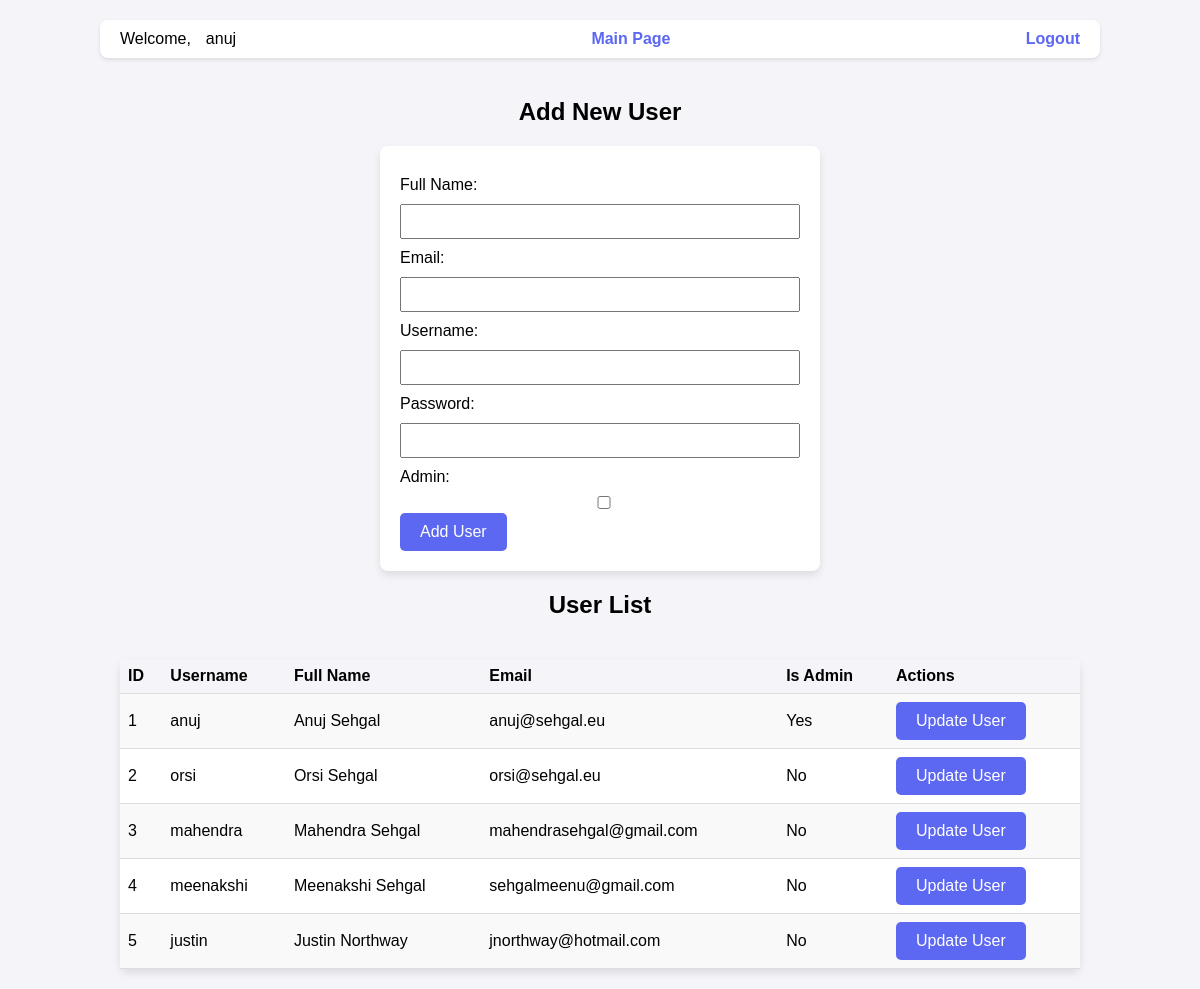
Page /admin (signed in) on the earlier database version.
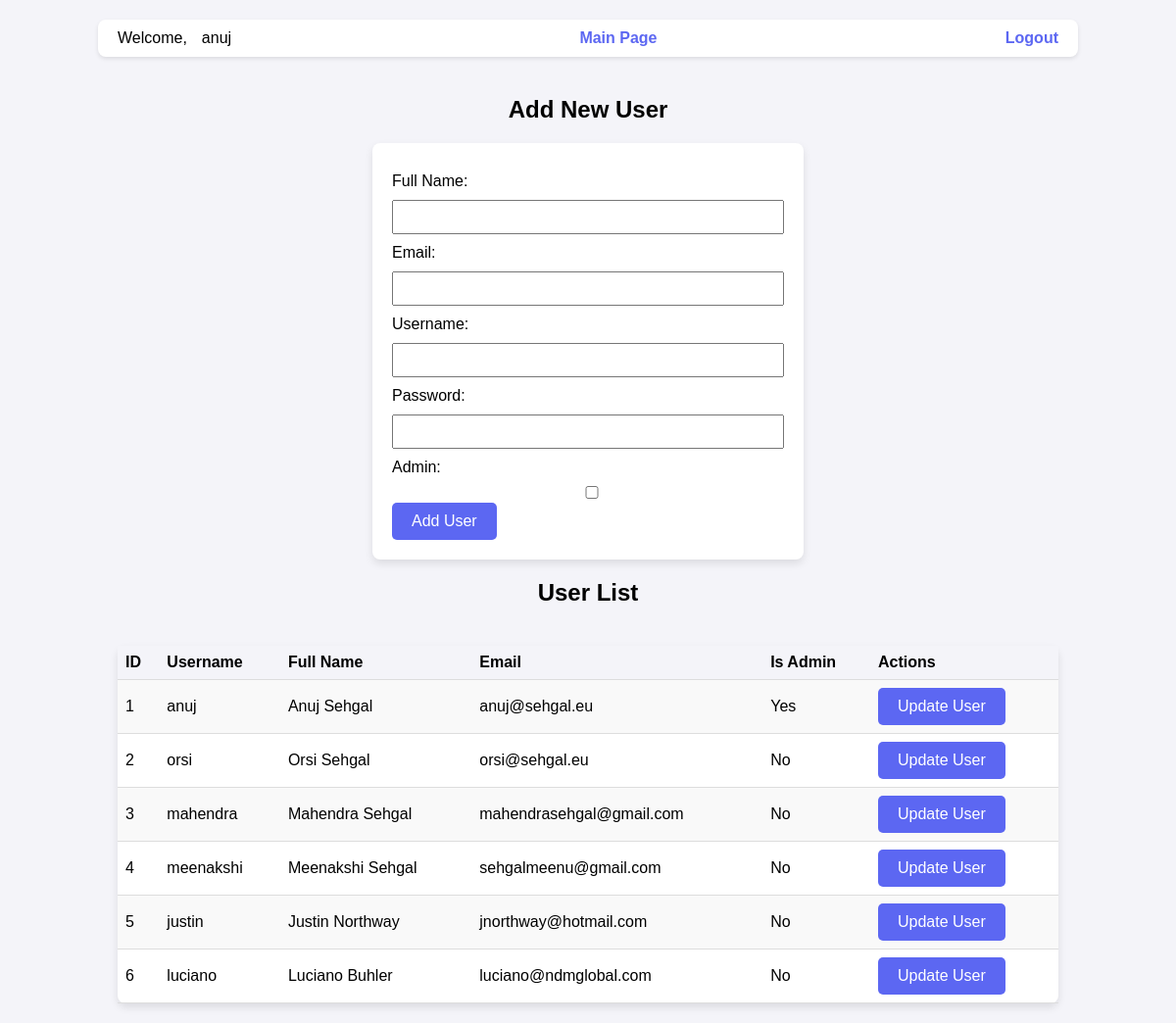
Same page on the later database version.
### tables this page shows
CREATE TABLE users (
                     id INTEGER PRIMARY KEY AUTOINCREMENT,
                     username TEXT UNIQUE NOT NULL,
                     password_hash TEXT NOT NULL,
                     is_admin BOOLEAN NOT NULL DEFAULT 0, full_name TEXT, email TEXT);

### countries/app.py (the view, shortened to what this page needs)
@app.route('/admin', methods=['GET', 'POST'])
@login_required
def admin():
    if not current_user.is_admin:
        return 'Unauthorized', 403
    with sqlite3.connect(DATABASE) as conn:
        conn.row_factory = sqlite3.Row
        cursor = conn.cursor()
        cursor.execute("SELECT id, username, is_admin, full_name, email FROM users")
        users = cursor.fetchall()
    return render_template('admin.html', users=users)

### countries/app.py (called while the page is built)
@login_manager.user_loader
def load_user(user_id):
    with sqlite3.connect(DATABASE) as conn:
        conn.row_factory = sqlite3.Row
        cursor = conn.cursor()
        cursor.execute("SELECT * FROM users WHERE id = ?", (user_id,))
        user = cursor.fetchone()
    if user:
        return User(str(user['id']), user['username'], user['is_admin'])
    return None

### countries/templates/admin.html (shortened to what this page needs)
<!DOCTYPE html>
<html lang="en">
<head>
</head>
<body>
    <header>
        <div>Welcome, <span id="usernameDisplay">{{ current_user.username }}</span></div>
        <a href="/">Main Page</a>
        <div>
            <a href="/logout">Logout</a>
        </div>
    </header>
    <h2>Add New User</h2>
    <form action="/admin" method="post">
      <div>
        <label for="full_name">Full Name:</label>
        <input type="text" id="full_name" name="full_name" required>
      </div>
      <div>
        <label for="email">Email:</label>
        <input type="email" id="email" name="email" required>
      </div>
      <div>
        <label for="username">Username:</label>
        <input type="text" id="username" name="username" required>
      </div>
      <div>
        <label for="password">Password:</label>
        <input type="password" id="password" name="password" required>
      </div>
      <div>
        <label for="is_admin">Admin:</label>
        <input type="checkbox" id="is_admin" name="is_admin">
      </div>
      <button type="submit">Add User</button>
    </form>
    <h2>User List</h2>
    <table>
        <tr>
            <th>ID</th>
            <th>Username</th>
	    <th>Full Name</th>
	    <th>Email</th>
            <th>Is Admin</th>
	    <th>Actions</th>
        </tr>
        {% for user in users %}
        <tr>
            <td>{{ user.id }}</td>
            <td>{{ user.username }}</td>
            <td>{{ user.full_name }}</td>
            <td>{{ user.email }}</td>
            <td>{{ 'Yes' if user.is_admin else 'No' }}</td>
	    <td><button type="button" onclick="showModal('{{ user.id }}', '{{ user.username }}', '{{ user.full_name }}', '{{ user.email }}')">Update User</button></td>
        </tr>
        {% endfor %}
    </table>
</body>
</html>

### countries/templates/admin.html (style rules this page uses)
body { font-family: Arial, sans-serif; background-color: #f4f4f9; margin: 0; padding: 20px; display: flex; flex-direction: column; align-items: center; }
header { width: 90%; max-width: 960px; padding: 10px 20px; background-color: #fff; box-shadow: 0 2px 4px rgba(0,0,0,0.1); display: flex; justify-content: space-between; align-items: center; margin-bottom: 20px; border-radius: 8px; }
header div { display: flex; gap: 15px; }
header a { color: #5c67f2; text-decoration: none; font-weight: bold; }
form { background: white; padding: 20px; border-radius: 8px; box-shadow: 0 4px 8px rgba(0,0,0,0.1); width: 90%; max-width: 400px; }
input[type="text"], input[type="email"], input[type="password"], input[type="checkbox"] { margin-top: 10px; width: 100%; padding: 8px; box-sizing: border-box; }
button { background-color: #5c67f2; color: white; border: none; padding: 10px 20px; border-radius: 5px; cursor: pointer; font-size: 16px; margin-top: 0px; }
label { display: block; margin-top: 10px; }
table { width: 90%; max-width: 960px; border-collapse: collapse; background: white; box-shadow: 0 4px 8px rgba(0,0,0,0.1); border-radius: 8px; margin-top: 20px; }
th, td { padding: 8px; text-align: left; border-bottom: 1px solid #ddd; vertical-align: middle; }
th { background-color: #f4f4f9; }
tr:nth-child(even) { background-color: #f9f9f9; }
th:last-child, td:last-child { width: 20%; }

Differences in the rows shown:
added users: id "6", username "luciano", full_name "Luciano Buhler", email "luciano@ndmglobal.com", is_admin "No"
